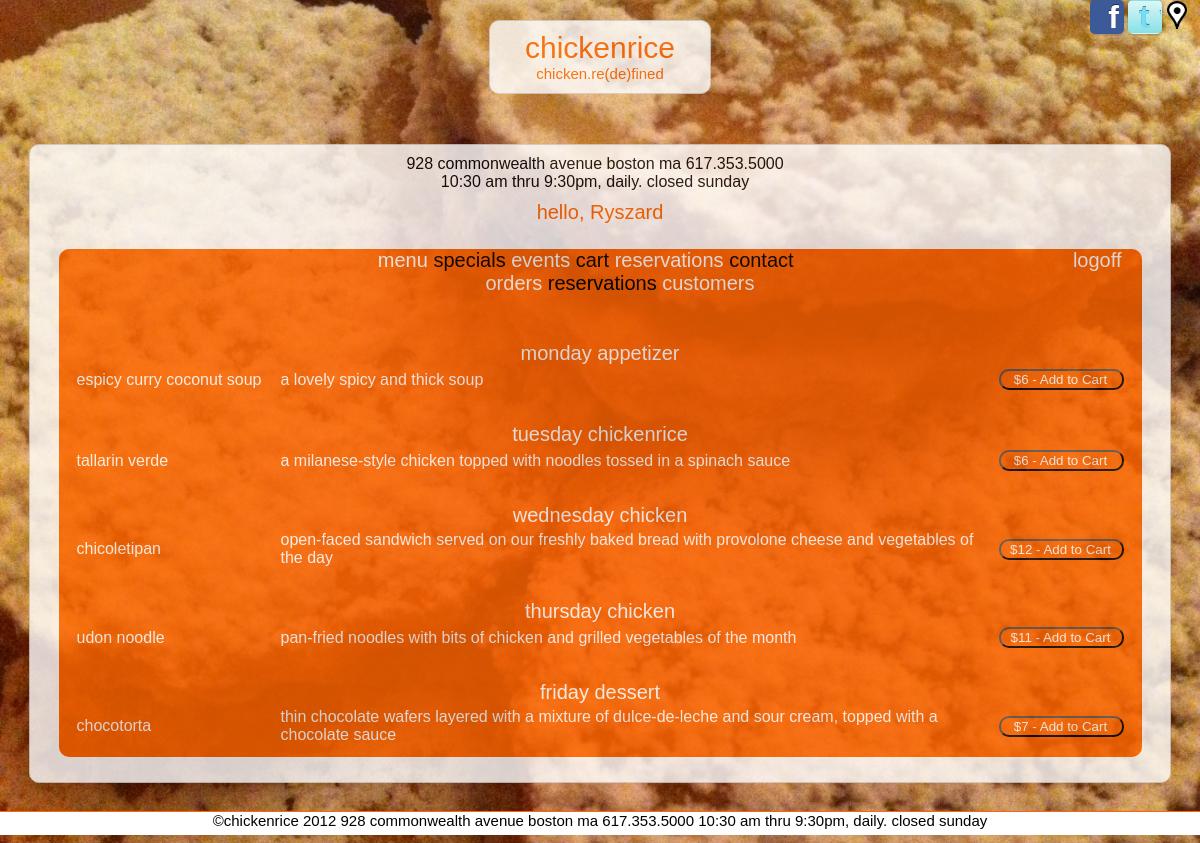
The app's page /specials/index.php (signed in) with its own data.
### tables this page shows
CREATE TABLE IF NOT EXISTS `menu` (
  `id` int(10) NOT NULL AUTO_INCREMENT,
  `menuType` int(10) NOT NULL,
  `foodItem` int(10) NOT NULL,
  `price` int(5) NOT NULL,
  `cost` int(5) NOT NULL,
  `specialDay` varchar(1) NULL,
  PRIMARY KEY (`id`),
  KEY `menuType` (`menuType`),
  KEY `foodItem` (`foodItem`)
);

CREATE TABLE IF NOT EXISTS `menutype` (
  `id` int(10) NOT NULL AUTO_INCREMENT,
  `name` varchar(25) NOT NULL,
  PRIMARY KEY (`id`)
);

CREATE TABLE IF NOT EXISTS `food` (
  `id` int(10) NOT NULL AUTO_INCREMENT,
  `name` varchar(25) NOT NULL,
  `description` varchar(255) NOT NULL,
  `isVegetarian` varchar(1) NOT NULL DEFAULT 'N',
  `imageName` varchar(255) NULL,
  PRIMARY KEY (`id`)
);

### model/database.php (called while the page is built, shortened)
<?php
class Database {
	private static $dsn = 'mysql:host=localhost;dbname=chickenrice';
	private static $username = 'chickenrice';
	private static $password = 'password';
	private static $db;
	public static function getDB () {
		if (!isset(self::$db)) {
			try {
				self::$db = new PDO(self::$dsn,
						self::$username,
						self::$password);
			} catch (PDOException $e) {
				$error_message = $e->getMessage();
				include('../errors/database_error.php');
				exit();
			}
		}
		return self::$db;
	}
}
?>

### model/menu.php (called while the page is built, shortened)
<?php
class Menu{
	private $menuId;
	private $menuType;
	private $foodName;
	private $description;
	private $price;
	private $specialDay;
	public function getMenuId(){
		return $this->menuId;
	}
	public function getMenuType(){
		return $this->menuType;
	}
	public function getFoodName(){
		return $this->foodName;
	}
	public function getDescription(){
		return $this->description;
	}
	public function getPrice(){
		return $this->price;
	}
	public function getSpecialDay(){
		return $this->specialDay;
	}
	public static function getSpecials($db) {
		$sql="SELECT
				m.id as menuId,
				t.name as menuType,
				f.name as foodName,
				f.description as description,
				f.isVegetarian as vegetarian,
				m.price as price,
				m.specialDay as specialday,
				f.imageName as image
				FROM `menu` m JOIN `menutype` t ON m.menuType=t.id
									JOIN `food` f ON m.foodItem=f.id
				WHERE m.specialDay <>'' AND f.name <>'event'";
		$statement= $db->prepare($sql);
		$statement->execute();
		$rows = $statement->fetchAll();
		$menu = array();
		foreach ($rows as $row) {
			$d = new Menu($db);
			$d->init($row);
			array_push($menu,$d);
		}
		return $menu;
	}
	private function init($row){
		$this->menuId = $row['menuId'];
		$this->menuType = $row['menuType'];
		$this->foodName = $row['foodName'];
		$this->description = $row['description'];
		$this->price = $row['price'];
		$this->specialDay = $row['specialday'];
	}
}
?>

### specials/specials.php (the view, shortened to what this page needs)
<?php
include('../include/header.php');
?>
<?php
include('../include/body.php');
?>
<table>
<?php
	$specialDayMap['M']='monday';
	$specialDayMap['T']='tuesday';
	$specialDayMap['W']='wednesday';
	$specialDayMap['R']='thursday';
	$specialDayMap['F']='friday';
	$specialDayMap['S']='saturday';
	foreach($menu as $menuItem){
			$previousType=$menuItem->getMenuType();
			$specialDay=$specialDayMap[$menuItem->getSpecialDay()];
			echo "<tr><td colspan=\"3\" class=\"menuheader\">$specialDay $previousType</td></tr>";
		$foodName=$menuItem->getFoodName();
		$desc=$menuItem->getDescription();
		$price=$menuItem->getPrice();
		$menuId=$menuItem->getMenuId();
		echo "<tr><td class=\"menuitem\"><a href=\"../menu/index.php?action=itemdetail&menuid=$menuId\">$foodName</a></td>";
		echo "<td class=\"menudesc\"><a href=\"../menu/index.php?action=itemdetail&menuid=$menuId\">$desc</a></td>";
		echo "<td><form name=\"addtocart\" method=\"POST\" action=\"../controller/addtocart.php\">";
		echo "  <input type=\"button\" class=\"submitbutton menubutton\" title=\"add $foodName to your cart\" value=\"\$$price - Add to Cart\">";
		echo "  </form></td></tr>";
	}
?>
</table>
<?php include('../include/footer.php'); ?>

### css/styles.css (style rules this page uses)
* { font-family: Arial, sans-serif; }
a { text-decoration: none; }
html { height: 100%; }
body { background-color: #000000; margin: 0; height: 100%; min-height: 100%; padding-bottom: 18px; scrollbar-base-color: #FF6600; scrollbar-arrow-color: #FF6600; scrollbar-DarkShadow-Color: #FF6600; background: url("img/bg/bg-01.jpg") no-repeat fixed center center; filter: progid:DXImageTransform.Microsoft.AlphaImageLoader(src="img/bg/bg-01.jpg", sizingMethod="scale" ); -webkit-background-size: cover; -moz-background-size: cover; -o-background-size: cover; background-size: cover; scrollbar-arrow-color: #FF6600; scrollbar-DarkShadow-Color: #FF6600; }
input { background-color: #FF6600; color: #FFFFFF; padding-left: 5px; }
table { margin-left: auto; margin-right: auto; }
select,input,#innerframe,#outerframe,#logo,textarea,fieldset, #cartcount, .menuimage { -webkit-border-radius: 10px; -moz-border-radius: 10px; -khtml-border-radius: 10px; border-radius: 10px; }
input,select,option,textarea { background-color: #FFFFFF; color: #FF6600; }
input[type="submit"],input[type="reset"],input[type="button"] { background-color: #FF6600; color: #FFFFFF; }
.menuheader { text-align: center; font-size: 20px; margin-bottom: 20px; margin-top: 20px; color: #FFFFFF; }
.menubutton { width: 125px; }
.menuitem { width: 200px; color: #FFFFFF; }
.menuitem a,.menudesc a { color: #FFFFFF; }
.menudesc { color: #FFFFFF; }
tr>td.menuheader { padding-top: 30px; }

### records on screen
menu: specialDay "monday", menuType.name "appetizer", foodItem.name "espicy curry coconut soup", foodItem.description "a lovely spicy and thick soup", price "$6 - Add to Cart"
menu: specialDay "tuesday", menuType.name "chickenrice", foodItem.name "tallarin verde", foodItem.description "a milanese-style chicken topped with noodles tossed in a spinach sauce", price "$6 - Add to Cart"
menu: specialDay "wednesday", menuType.name "chicken", foodItem.name "chicoletipan", foodItem.description "open-faced sandwich served on our freshly baked bread with provolone cheese and vegetables of the day", price "$12 - Add to Cart"
menu: specialDay "thursday", menuType.name "chicken", foodItem.name "udon noodle", foodItem.description "pan-fried noodles with bits of chicken and grilled vegetables of the month", price "$11 - Add to Cart"
menu: specialDay "friday", menuType.name "dessert", foodItem.name "chocotorta", foodItem.description "thin chocolate wafers layered with a mixture of dulce-de-leche and sour cream, topped with a chocolate sauce", price "$7 - Add to Cart"

### other values on screen
$firstName "Ryszard"
